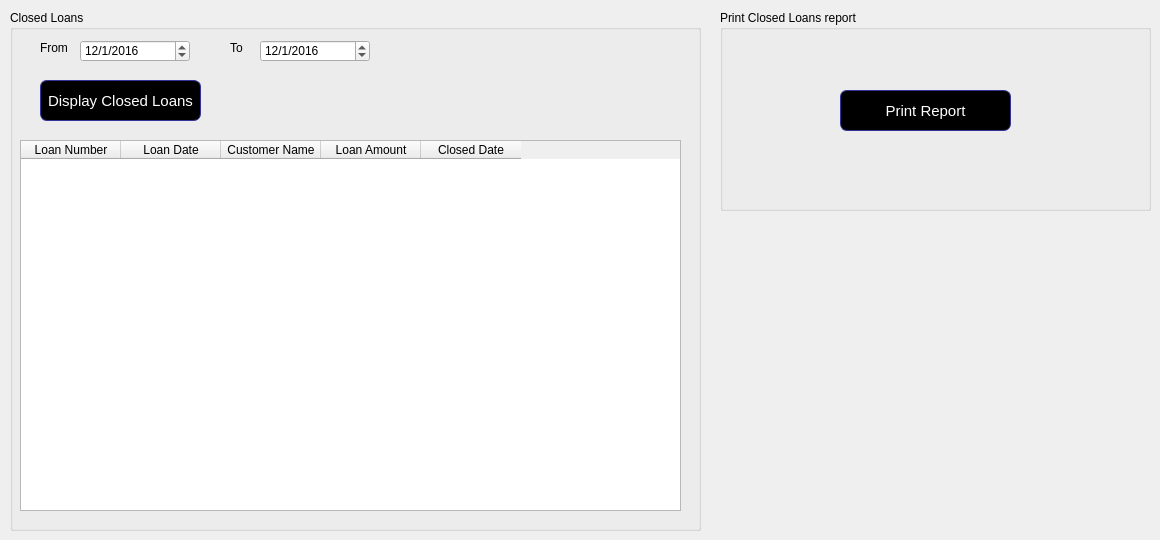
      <widget class="QWidget" name="tab_23">
       <attribute name="title">
        <string>Closing Register</string>
       </attribute>
       <widget class="QGroupBox" name="groupBox_24">
        <property name="geometry">
         <rect>
          <x>10</x>
          <y>10</y>
          <width>691</width>
          <height>521</height>
         </rect>
        </property>
        <property name="title">
         <string>Closed Loans</string>
        </property>
        <widget class="QDateEdit" name="dateEdit_9">
         <property name="geometry">
          <rect>
           <x>70</x>
           <y>30</y>
           <width>110</width>
           <height>22</height>
          </rect>
         </property>
         <property name="dateTime">
          <datetime>
           <hour>0</hour>
           <minute>0</minute>
           <second>0</second>
           <year>2016</year>
           <month>1</month>
           <day>12</day>
          </datetime>
         </property>
         <property name="displayFormat">
          <string>d/M/yyyy</string>
         </property>
        </widget>
        <widget class="QLabel" name="label_87">
         <property name="geometry">
          <rect>
           <x>30</x>
           <y>30</y>
           <width>41</width>
           <height>16</height>
          </rect>
         </property>
         <property name="text">
          <string>From</string>
         </property>
        </widget>
        <widget class="QLabel" name="label_88">
         <property name="geometry">
          <rect>
           <x>220</x>
           <y>30</y>
           <width>31</width>
           <height>16</height>
          </rect>
         </property>
         <property name="text">
          <string>To</string>
         </property>
        </widget>
        <widget class="QDateEdit" name="dateEdit_10">
         <property name="geometry">
          <rect>
           <x>250</x>
           <y>30</y>
           <width>110</width>
           <height>22</height>
          </rect>
         </property>
         <property name="dateTime">
          <datetime>
           <hour>0</hour>
           <minute>0</minute>
           <second>0</second>
           <year>2016</year>
           <month>1</month>
           <day>12</day>
          </datetime>
         </property>
         <property name="displayFormat">
          <string>d/M/yyyy</string>
         </property>
        </widget>
        <widget class="QPushButton" name="pushButton_21">
         <property name="geometry">
          <rect>
           <x>30</x>
           <y>70</y>
           <width>161</width>
           <height>41</height>
          </rect>
         </property>
         <property name="styleSheet">
          <string notr="true">QPushButton:hover {
color: black;
background-color: grey;
border-width: 1px;
border-color: #339;
border-style: solid;
border-radius: 7;
padding: 3px;
font-size: 15px;
padding-left: 5px;
padding-right: 5px;
}
QPushButton {
color: white;
background-color: QLinearGradient( );
border-width: 1px;
border-color: #339;
border-style: solid;
border-radius: 7;
padding: 3px;
font-size: 15px;
padding-left: 5px;
padding-right: 5px;

}
</string>
         </property>
         <property name="text">
          <string>Display Closed Loans</string>
         </property>
        </widget>
        <widget class="QTableWidget" name="tableWidget_8">
         <property name="geometry">
          <rect>
           <x>10</x>
           <y>130</y>
           <width>661</width>
           <height>371</height>
          </rect>
         </property>
         <column>
          <property name="text">
           <string>Loan Number</string>
          </property>
         </column>
         <column>
          <property name="text">
           <string>Loan Date</string>
          </property>
         </column>
         <column>
          <property name="text">
           <string>Customer Name</string>
          </property>
         </column>
         <column>
          <property name="text">
           <string>Loan Amount</string>
          </property>
         </column>
         <column>
          <property name="text">
           <string>Closed Date</string>
          </property>
         </column>
        </widget>
       </widget>
       <widget class="QGroupBox" name="groupBox_25">
        <property name="geometry">
         <rect>
          <x>720</x>
          <y>10</y>
          <width>431</width>
          <height>201</height>
         </rect>
        </property>
        <property name="title">
         <string>Print Closed Loans report</string>
        </property>
        <widget class="QPushButton" name="pushButton_22">
         <property name="geometry">
          <rect>
           <x>120</x>
           <y>80</y>
           <width>171</width>
           <height>41</height>
          </rect>
         </property>
         <property name="styleSheet">
          <string notr="true">QPushButton:hover {
color: black;
background-color: grey;
border-width: 1px;
border-color: #339;
border-style: solid;
border-radius: 7;
padding: 3px;
font-size: 15px;
padding-left: 5px;
padding-right: 5px;
}
QPushButton {
color: white;
background-color: QLinearGradient( );
border-width: 1px;
border-color: #339;
border-style: solid;
border-radius: 7;
padding: 3px;
font-size: 15px;
padding-left: 5px;
padding-right: 5px;

}</string>
         </property>
         <property name="text">
          <string>Print Report</string>
         </property>
        </widget>
       </widget>
      </widget>
